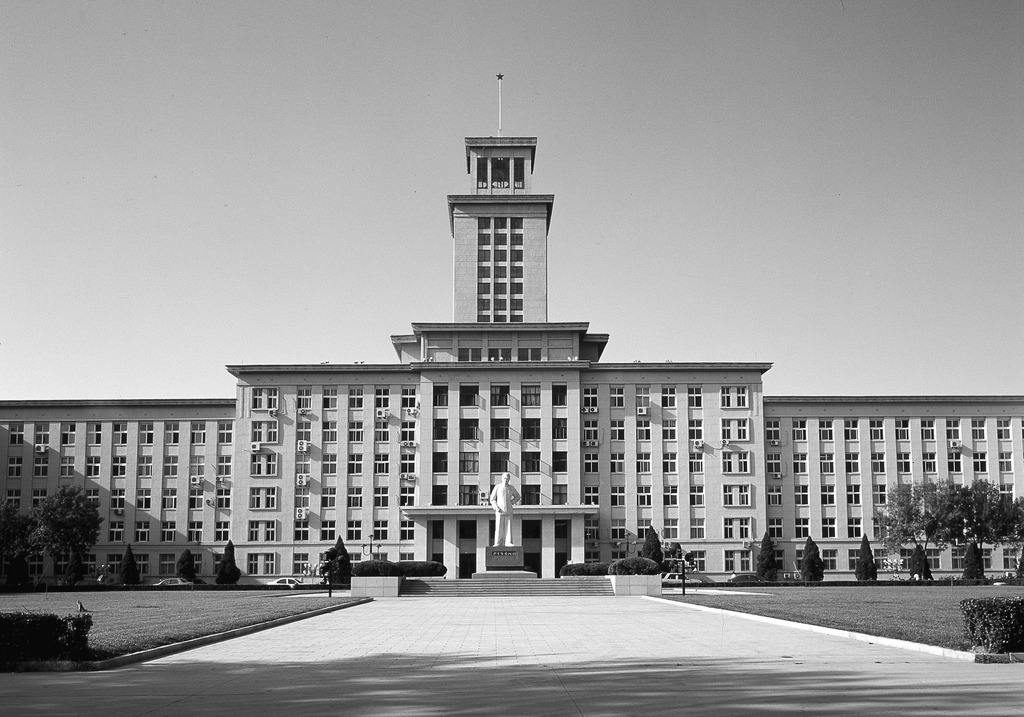
%> input picture lab6/gray/gray.png, 1024 x 717 px
$ octave test2.m   (GNU Octave 9; MATLAB toolbox functions it lacks are replaced by stand-ins)
%> lines starting %> are read from the running program, lines starting %| are printed output that depends on the picture
clc; clear; close all;

% 创建输出文件夹
out_dir = 'output_test2';
if ~exist(out_dir, 'dir')
    mkdir(out_dir);
end

% 1. 读取图像
gray_path = 'gray.png';
img = imread(gray_path);
%> img is the input picture: size 717x1024 uint8; min 0, max 255, mean 152.9

% 确保图像是灰度图
if size(img, 3) == 3
    img = rgb2gray(img);
end

% 2. 循环处理 n = 1 到 8
for n = 1:8
    if n < 8
        % 构造 1~n 低位平面的掩码
        mask_low = uint8((2^n) - 1);
        mask_high = uint8(255 - mask_low);
    else
        % 当 n=8 时，1~8为全取，剩下部分为全不取
        mask_low = uint8(255);
        mask_high = uint8(0);
    end

    low_img = bitand(img, mask_low);
    high_img = bitand(img, mask_high);

    % 保存图像
    imwrite(low_img, fullfile(out_dir, sprintf('low_1_to_%d.png', n)));
    if n < 8
        imwrite(high_img, fullfile(out_dir, sprintf('high_%d_to_8.png', n+1)));
    else
        % n=8时，去掉前八层相当于空图像（全0）
        imwrite(high_img, fullfile(out_dir, 'removed_first_8_layers.png'));
    end
end
%> this loop made 8 passes
%> pass 1, `low_img = bitand(img, mask_low);`:
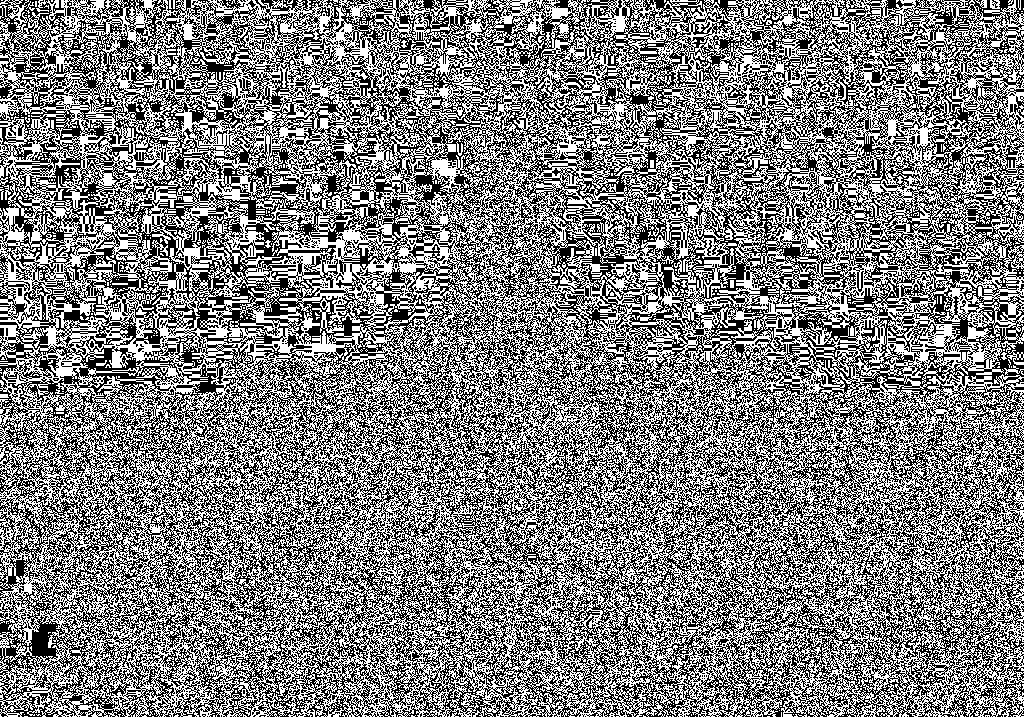
%> low_img: size 717x1024 uint8; values 0 (black) and 1 (white), 50% white; black in thin lines or dots
%> pass 2, `low_img = bitand(img, mask_low);`:
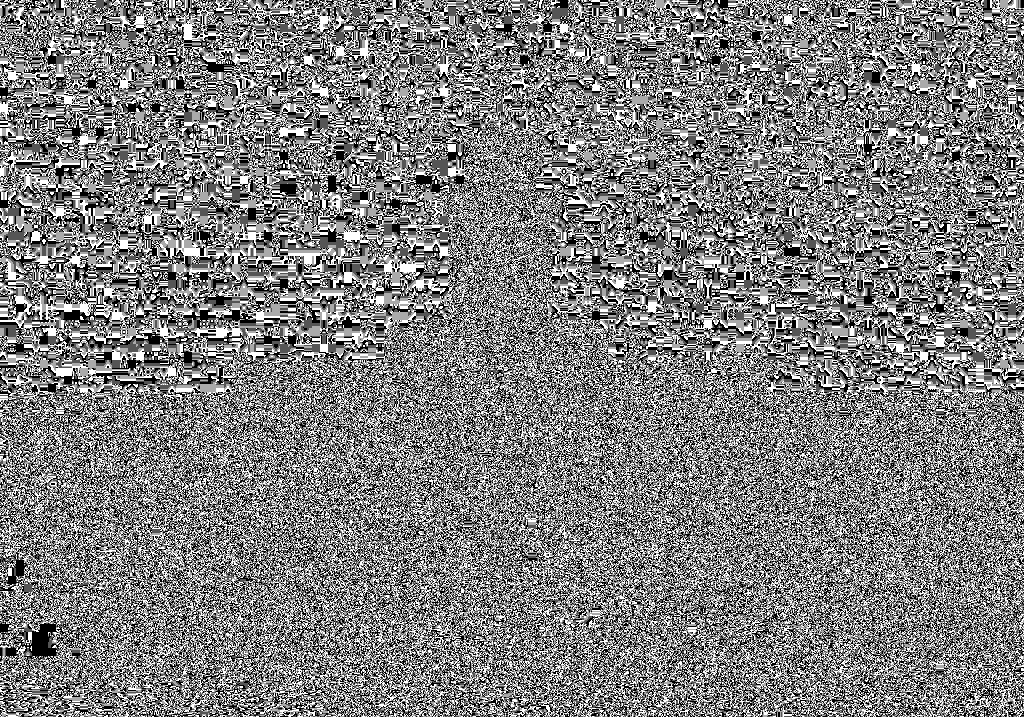
%> low_img: size 717x1024 uint8; min 0, max 3, mean 1.5; drawn with min black and max white
%> after the loop, mask_high = 0; mask_low = 255
